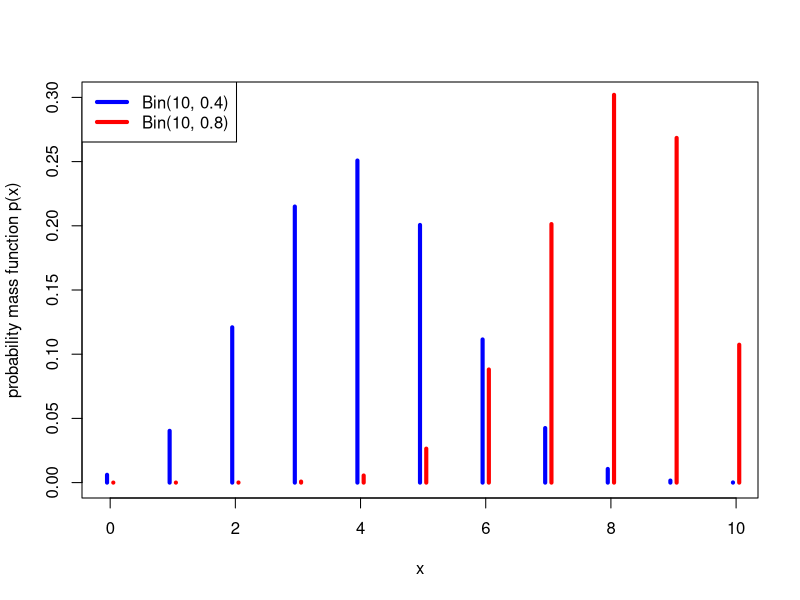
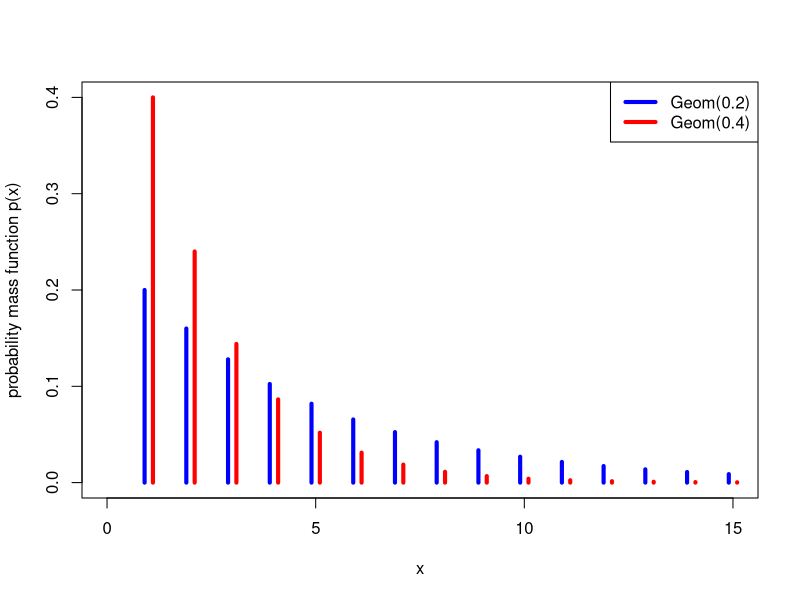
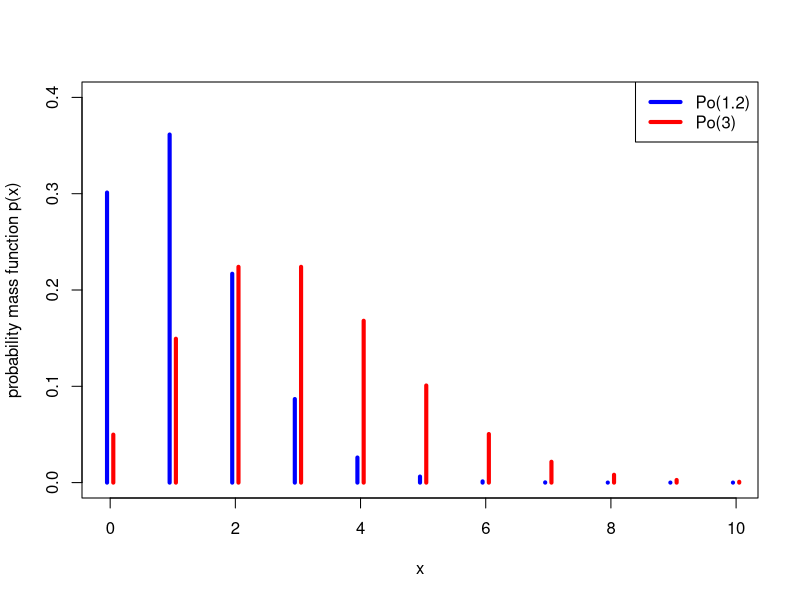
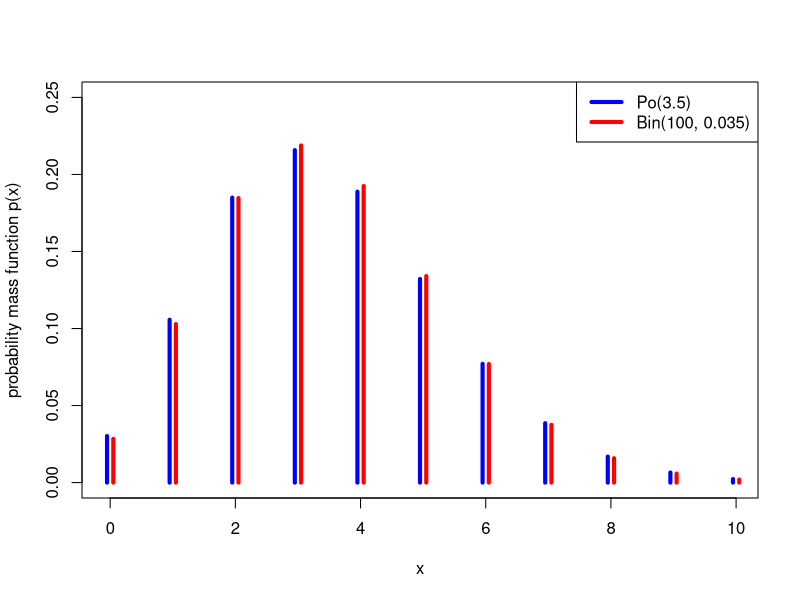

Source code (R) for these figures, in order:
## ---- chunk 1
x <- 0:10

plot(x-0.05,   dbinom(x, 10, 0.4), type = "h", lwd = 4, col = "blue", ylim = c(0, 0.3), xlab = "x", ylab = "probability mass function p(x)")
points(x+0.05, dbinom(x, 10, 0.8), type = "h", lwd = 4, col = "red")
legend("topleft", c("Bin(10, 0.4)", "Bin(10, 0.8)"), col = c("blue", "red"), lwd = 4)
## ---- chunk 2
x <- 0:14

plot(x+1-0.1,   dgeom(x, 0.2), type = "h", lwd = 4, col = "blue", xlim = c(0, 15), ylim = c(0, 0.4), xlab = "x", ylab = "probability mass function p(x)")
points(x+1+0.1, dgeom(x, 0.4), type = "h", lwd = 4, col = "red")
legend("topright", c("Geom(0.2)", "Geom(0.4)"), col = c("blue", "red"), lwd = 4)
## ---- chunk 3
x <- 0:10

plot(x-0.05,   dpois(x, 1.2), type = "h", lwd = 4, col = "blue", ylim = c(0, 0.4), xlab = "x", ylab = "probability mass function p(x)")
points(x+0.05, dpois(x, 3), type = "h", lwd = 4, col = "red")
legend("topright", c("Po(1.2)", "Po(3)"), col = c("blue", "red"), lwd = 4)
## ---- chunk 4
x <- 0:10

plot(x-0.05,   dpois(x, 3.5), type = "h", lwd = 4, col = "blue", ylim = c(0, 0.25), xlab = "x", ylab = "probability mass function p(x)")
points(x+0.05, dbinom(x, 100, 0.035), type = "h", lwd = 4, col = "red")
legend("topright", c("Po(3.5)", "Bin(100, 0.035)"), col = c("blue", "red"), lwd = 4)
